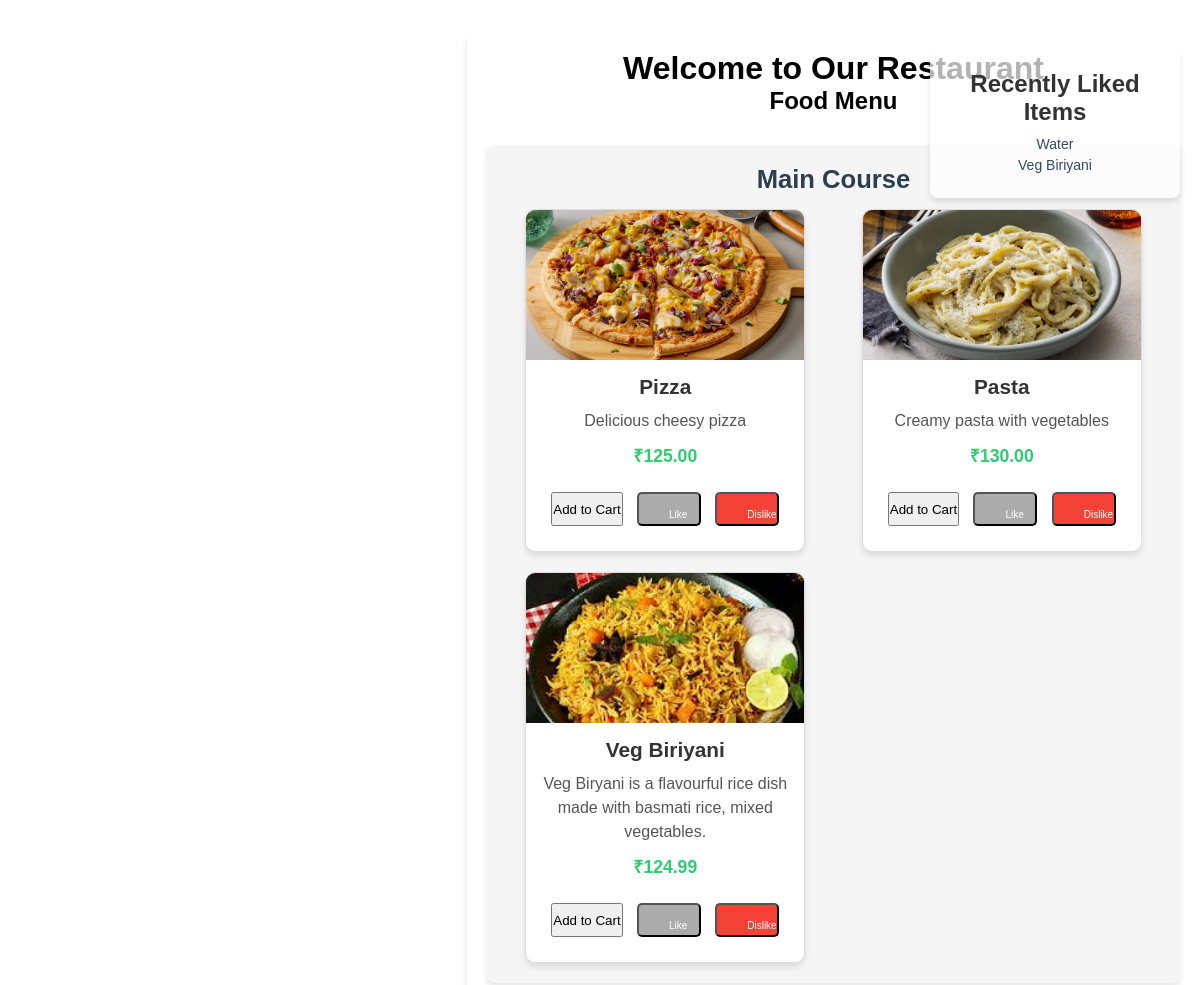
The app's page /orders/food-menu/ (signed in, upper part), older data.
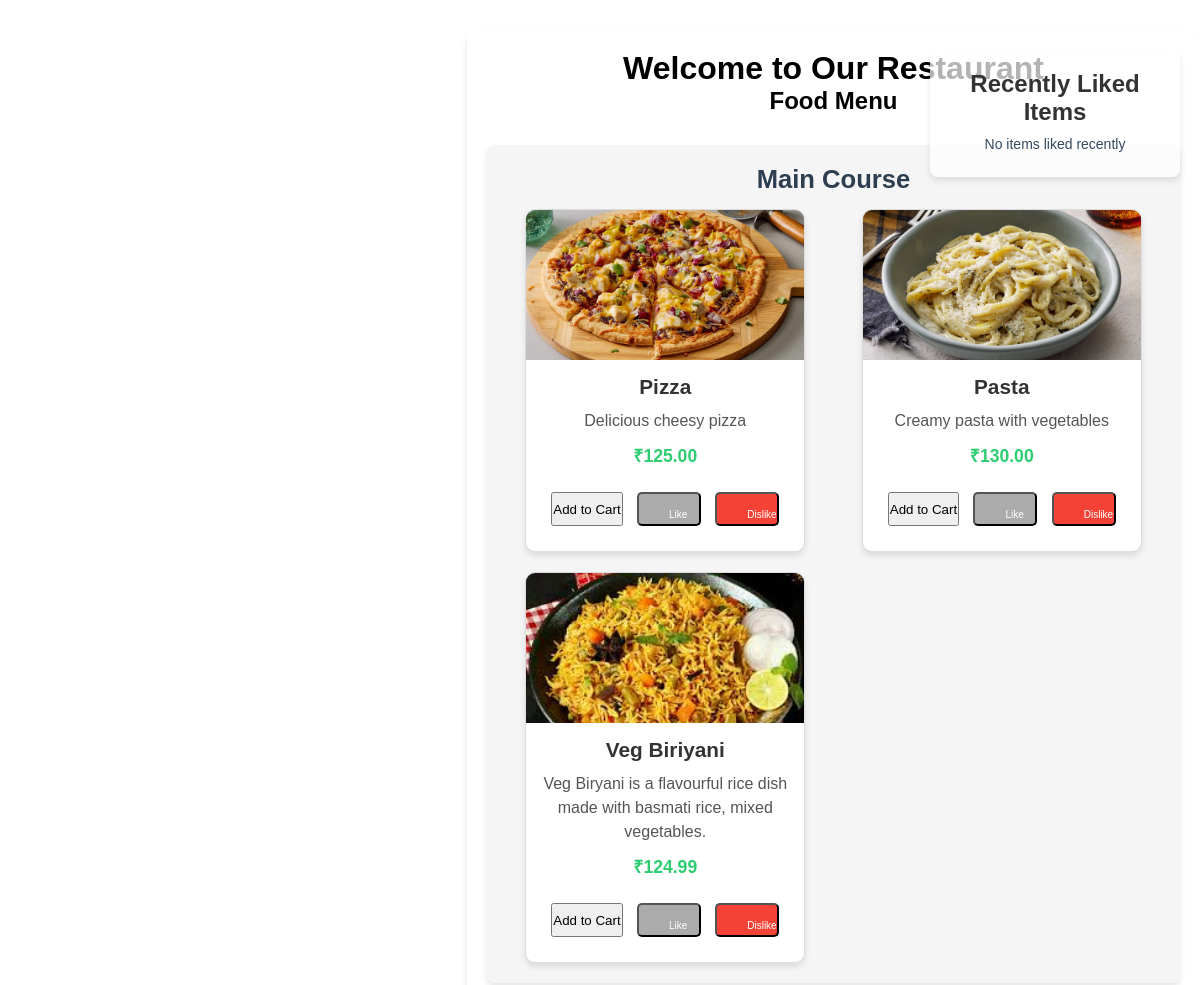
The same page, newer data.
### orders/models.py (models this page shows, shortened)
class RecentlyLiked(models.Model):
    user = models.ForeignKey('auth.User', on_delete=models.CASCADE)
    food_item = models.ForeignKey('FoodItem', on_delete=models.CASCADE)
    liked_at = models.DateTimeField(auto_now_add=True)

class FoodItem(models.Model):
    name = models.CharField(max_length=100)
    description = models.TextField()
    price = models.DecimalField(max_digits=5, decimal_places=2)
    category = models.ForeignKey(Category, related_name='items', on_delete=models.CASCADE)
    image = models.ImageField(upload_to='food_images/', null=True, blank=True)  # Optional image field

class Category(models.Model):
    name = models.CharField(max_length=255)
    slug = models.SlugField(blank=True, null=True)  # Allow null and blank

### orders/views.py (the view, shortened to what this page needs)
# urls.py: path('food-menu/', views.food_menu, name='food_menu'),
@login_required
def food_menu(request):
    categories = Category.objects.all()
    recently_liked = RecentlyLiked.objects.filter(user=request.user).order_by('-liked_at')[:5]  # Latest 5 liked items
    return render(request, 'orders/food_menu.html', {
        'categories': categories,
        'recently_liked': recently_liked
    })

### orders/templates/orders/food_menu.html (shortened to what this page needs)
{% load static %}
<head>
    <link rel="stylesheet" href="{% static 'css/styles.css' %}">
</head>
<body>
    <div class="food-menu-container">
        <h1>Welcome to Our Restaurant</h1>
        <h2>Food Menu</h2>
        <div class="recently-liked">
            <h3>Recently Liked Items</h3>
            <ul>
                {% for liked_item in recently_liked %}
                <li>{{ liked_item.food_item.name }}</li>
                {% empty %}
                <li>No items liked recently</li>
                {% endfor %}
            </ul>
        </div>
        <form method="POST">
            <div class="categories-container">
                {% for category in categories %}
                <div class="category-section">
                    <h3 class="category-name">{{ category.name }}</h3>
                    <div class="food-items-container">
                        {% for item in category.items.all %}
                        <div class="food-item-card">
                            <img src="{{ item.image.url }}" alt="{{ item.name }}" class="food-item-image">
                            <div class="food-item-details">
                                <h4 class="food-item-name">{{ item.name }}</h4>
                                <p class="food-item-description">{{ item.description }}</p>
                                <p class="food-item-price">₹{{ item.price }}</p>
                                <div class="food-actions">
                                    <button type="button" class="add-to-cart-button" data-product-id="{{ item.id }}"
                                        data-product-name="{{ item.name }}" data-product-price="{{ item.price }}">Add to
                                        Cart</button>
                                    <form action="{% url 'like_food' item.id %}" method="POST">
                                        <button type="submit" class="button-like">Like</button>
                                    </form>
                                    <form action="{% url 'dislike_food' item.id %}" method="POST">
                                        <button type="submit" class="button-dislike">Dislike</button>
                                    </form>
                                </div>
                            </div>
                        </div>
                        {% endfor %}
                    </div>
                </div>
                {% endfor %}
            </div>
        </form>
    </div>
</body>

### static/css/styles.css (style rules this page uses)
* { margin: 0; padding: 0; box-sizing: border-box; }
body { font-family: Arial, sans-serif; margin: 0; padding: 0; display: flex; justify-content: center; align-items: center; min-height: 100vh; padding-top: 60px; }
.button-like, .button-dislike { font-size: 10px; padding: 15px 30px; width: 10px; height: 20px; text-align:left; }
.button-like { background-color: #ababab; color: white; border-radius: 5px; }
.button-dislike { background-color: #f44336; color: white; border-radius: 5px; }
.recently-liked { position: fixed; top: 20px; right: 20px; background-color: #fff; border-radius: 10px; box-shadow: 0 4px 6px rgba(0, 0, 0, 0.1); padding: 15px; width: 250px; z-index: 100 }
.recently-liked h3 { font-size: 18px; color: #2c3e50; margin-bottom: 10px; }
.recently-liked ul { list-style: none; padding: 0; margin: 0; }
.recently-liked ul li { font-size: 14px; color: #34495e; }

### orders/templates/orders/food_menu.html (style rules this page uses)
body { font-family: 'Arial', sans-serif; background-image: url("https://media.istockphoto.com/id/922783734/photo/assorted-indian-recipes-food-various.jpg?s=612x612&w=is&k=20&c=DtE7LL5pX3YHuhfB0YoiT2aG9WF2j_zf8irtqfIfBJQ="); background-size: cover; background-position: center; background-attachment: fixed; margin: 0; padding: 0; color: #333; }
h1,h2 { text-align: center; color: #000000; }
.food-menu-container { padding: 20px; background-color: rgba(255, 255, 255, 0.8); border-radius: 10px; box-shadow: 0 4px 6px rgba(0, 0, 0, 0.1); margin: 30px auto; max-width: 1200px; }
.categories-container { display: flex; flex-wrap: wrap; justify-content: space-between; gap: 20px; margin-top: 30px; }
.category-section { width: 100%; background-color: #f5f5f5; border-radius: 8px; box-shadow: 0 4px 6px rgba(0, 0, 0, 0.1); padding: 20px; margin-bottom: 20px; }
.category-name { font-size: 1.6em; color: #2c3e50; text-align: center; margin-bottom: 15px; font-weight: bold; }
.food-items-container { display: grid; grid-template-columns: repeat(auto-fill, minmax(250px, 1fr)); gap: 20px; justify-items: center; }
.food-item-card { background-color: #ffffff; border-radius: 10px; box-shadow: 0 4px 6px rgba(0, 0, 0, 0.1); overflow: hidden; transition: transform 0.3s ease; border: 1px solid #ddd; max-width: 280px; text-align: center; }
.food-item-image { width: 100%; height: 150px; object-fit: cover; }
.food-item-details { padding: 15px; }
.food-item-name { font-size: 1.3em; font-weight: bold; color: #333; }
.food-item-description { font-size: 1em; color: #555; margin: 10px 0; line-height: 1.5; }
.food-item-price { font-size: 1.1em; font-weight: bold; color: #2ecc71; }
.food-actions { display: flex; justify-content: space-between; margin-top: 15px; padding: 10px; }
.recently-liked { margin-top: 30px; padding: 20px; background-color: rgba(255, 255, 255, 0.7); border-radius: 8px; box-shadow: 0 4px 6px rgba(0, 0, 0, 0.1); }
.recently-liked h3 { text-align: center; font-size: 1.5em; color: #333; }
.recently-liked ul { list-style-type: none; padding: 0; text-align: center; }
.recently-liked li { margin: 5px 0; color: #555; }

Row changes from the older to the newer data that the page shows:
removed RecentlyLiked: food_item.name "Water"
removed RecentlyLiked: food_item.name "Veg Biriyani"
Text that changed along with them:
text now shown: "No items liked recently"
